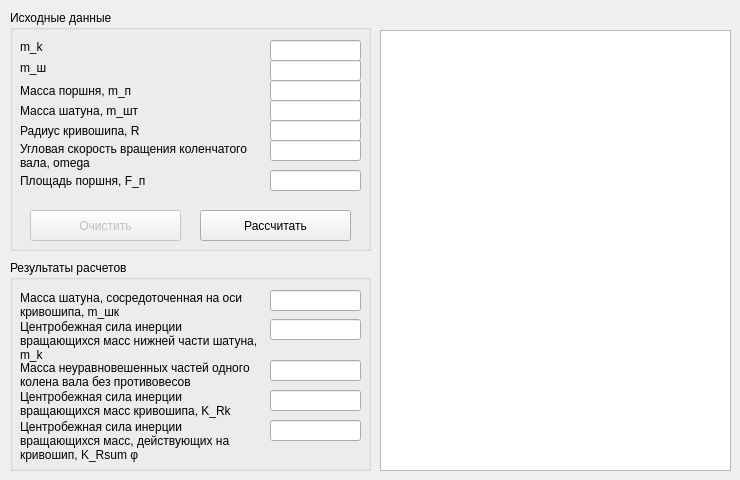
      <widget class="QWidget" name="tab_18">
       <attribute name="title">
        <string>Силы инерции</string>
       </attribute>
       <widget class="QGroupBox" name="groupBox_9">
        <property name="geometry">
         <rect>
          <x>10</x>
          <y>10</y>
          <width>361</width>
          <height>241</height>
         </rect>
        </property>
        <property name="title">
         <string>Исходные данные</string>
        </property>
        <widget class="QPushButton" name="pushButton_12">
         <property name="enabled">
          <bool>false</bool>
         </property>
         <property name="geometry">
          <rect>
           <x>20</x>
           <y>200</y>
           <width>151</width>
           <height>31</height>
          </rect>
         </property>
         <property name="text">
          <string>Очистить</string>
         </property>
        </widget>
        <widget class="QLineEdit" name="param_dinam_mp">
         <property name="geometry">
          <rect>
           <x>260</x>
           <y>70</y>
           <width>91</width>
           <height>21</height>
          </rect>
         </property>
         <property name="maximumSize">
          <size>
           <width>100</width>
           <height>16777215</height>
          </size>
         </property>
         <property name="text">
          <string/>
         </property>
        </widget>
        <widget class="QLabel" name="label_173">
         <property name="geometry">
          <rect>
           <x>10</x>
           <y>70</y>
           <width>161</width>
           <height>21</height>
          </rect>
         </property>
         <property name="text">
          <string>Масса поршня, m_п</string>
         </property>
        </widget>
        <widget class="QPushButton" name="_btn_CalcDinam">
         <property name="geometry">
          <rect>
           <x>190</x>
           <y>200</y>
           <width>151</width>
           <height>31</height>
          </rect>
         </property>
         <property name="text">
          <string>Рассчитать</string>
         </property>
        </widget>
        <widget class="QLineEdit" name="param_dinam_msh">
         <property name="geometry">
          <rect>
           <x>260</x>
           <y>50</y>
           <width>91</width>
           <height>21</height>
          </rect>
         </property>
         <property name="maximumSize">
          <size>
           <width>100</width>
           <height>16777215</height>
          </size>
         </property>
         <property name="text">
          <string/>
         </property>
        </widget>
        <widget class="QLabel" name="label_178">
         <property name="geometry">
          <rect>
           <x>10</x>
           <y>51</y>
           <width>211</width>
           <height>21</height>
          </rect>
         </property>
         <property name="text">
          <string>m_ш</string>
         </property>
         <property name="scaledContents">
          <bool>false</bool>
         </property>
         <property name="alignment">
          <set>Qt::AlignLeading|Qt::AlignLeft|Qt::AlignTop</set>
         </property>
         <property name="wordWrap">
          <bool>true</bool>
         </property>
        </widget>
        <widget class="QLabel" name="label_174">
         <property name="geometry">
          <rect>
           <x>10</x>
           <y>90</y>
           <width>161</width>
           <height>21</height>
          </rect>
         </property>
         <property name="text">
          <string>Масса шатуна, m_шт</string>
         </property>
        </widget>
        <widget class="QLineEdit" name="param_dinam_msht">
         <property name="geometry">
          <rect>
           <x>260</x>
           <y>90</y>
           <width>91</width>
           <height>21</height>
          </rect>
         </property>
         <property name="maximumSize">
          <size>
           <width>100</width>
           <height>16777215</height>
          </size>
         </property>
         <property name="text">
          <string/>
         </property>
        </widget>
        <widget class="QLineEdit" name="param_dinam_R">
         <property name="geometry">
          <rect>
           <x>260</x>
           <y>110</y>
           <width>91</width>
           <height>21</height>
          </rect>
         </property>
         <property name="maximumSize">
          <size>
           <width>100</width>
           <height>16777215</height>
          </size>
         </property>
         <property name="text">
          <string/>
         </property>
        </widget>
        <widget class="QLabel" name="label_175">
         <property name="geometry">
          <rect>
           <x>10</x>
           <y>110</y>
           <width>161</width>
           <height>21</height>
          </rect>
         </property>
         <property name="text">
          <string>Радиус кривошипа, R</string>
         </property>
        </widget>
        <widget class="QLineEdit" name="param_dinam_omega">
         <property name="geometry">
          <rect>
           <x>260</x>
           <y>130</y>
           <width>91</width>
           <height>21</height>
          </rect>
         </property>
         <property name="maximumSize">
          <size>
           <width>100</width>
           <height>16777215</height>
          </size>
         </property>
         <property name="text">
          <string/>
         </property>
        </widget>
        <widget class="QLabel" name="label_176">
         <property name="geometry">
          <rect>
           <x>10</x>
           <y>130</y>
           <width>231</width>
           <height>31</height>
          </rect>
         </property>
         <property name="text">
          <string>Угловая скорость вращения коленчатого вала, omega</string>
         </property>
         <property name="alignment">
          <set>Qt::AlignLeading|Qt::AlignLeft|Qt::AlignVCenter</set>
         </property>
         <property name="wordWrap">
          <bool>true</bool>
         </property>
        </widget>
        <widget class="QLineEdit" name="param_dinam_Fp">
         <property name="geometry">
          <rect>
           <x>260</x>
           <y>160</y>
           <width>91</width>
           <height>21</height>
          </rect>
         </property>
         <property name="maximumSize">
          <size>
           <width>100</width>
           <height>16777215</height>
          </size>
         </property>
         <property name="text">
          <string/>
         </property>
        </widget>
        <widget class="QLabel" name="label_177">
         <property name="geometry">
          <rect>
           <x>10</x>
           <y>160</y>
           <width>161</width>
           <height>21</height>
          </rect>
         </property>
         <property name="text">
          <string>Площадь поршня, F_п</string>
         </property>
        </widget>
        <widget class="QLabel" name="label_185">
         <property name="geometry">
          <rect>
           <x>10</x>
           <y>30</y>
           <width>211</width>
           <height>21</height>
          </rect>
         </property>
         <property name="text">
          <string>m_k</string>
         </property>
         <property name="scaledContents">
          <bool>false</bool>
         </property>
         <property name="alignment">
          <set>Qt::AlignLeading|Qt::AlignLeft|Qt::AlignTop</set>
         </property>
         <property name="wordWrap">
          <bool>true</bool>
         </property>
        </widget>
        <widget class="QLineEdit" name="param_dinam_mk0">
         <property name="geometry">
          <rect>
           <x>260</x>
           <y>30</y>
           <width>91</width>
           <height>21</height>
          </rect>
         </property>
         <property name="maximumSize">
          <size>
           <width>100</width>
           <height>16777215</height>
          </size>
         </property>
         <property name="text">
          <string/>
         </property>
        </widget>
       </widget>
       <widget class="QGroupBox" name="groupBox_10">
        <property name="geometry">
         <rect>
          <x>10</x>
          <y>260</y>
          <width>361</width>
          <height>211</height>
         </rect>
        </property>
        <property name="title">
         <string>Результаты расчетов</string>
        </property>
        <widget class="QLabel" name="label_193">
         <property name="geometry">
          <rect>
           <x>10</x>
           <y>31</y>
           <width>241</width>
           <height>31</height>
          </rect>
         </property>
         <property name="text">
          <string>Масса шатуна, со­средоточенная на оси кривошипа, m_шк</string>
         </property>
         <property name="scaledContents">
          <bool>false</bool>
         </property>
         <property name="alignment">
          <set>Qt::AlignLeading|Qt::AlignLeft|Qt::AlignTop</set>
         </property>
         <property name="wordWrap">
          <bool>true</bool>
         </property>
        </widget>
        <widget class="QLineEdit" name="param_dinam_KRsum">
         <property name="geometry">
          <rect>
           <x>260</x>
           <y>160</y>
           <width>91</width>
           <height>21</height>
          </rect>
         </property>
         <property name="maximumSize">
          <size>
           <width>100</width>
           <height>16777215</height>
          </size>
         </property>
         <property name="text">
          <string/>
         </property>
         <property name="readOnly">
          <bool>true</bool>
         </property>
        </widget>
        <widget class="QLabel" name="label_179">
         <property name="geometry">
          <rect>
           <x>10</x>
           <y>60</y>
           <width>241</width>
           <height>51</height>
          </rect>
         </property>
         <property name="text">
          <string>Центробежная сила инерции вращающихся масс нижней части шатуна, m_k</string>
         </property>
         <property name="scaledContents">
          <bool>false</bool>
         </property>
         <property name="alignment">
          <set>Qt::AlignLeading|Qt::AlignLeft|Qt::AlignTop</set>
         </property>
         <property name="wordWrap">
          <bool>true</bool>
         </property>
        </widget>
        <widget class="QLineEdit" name="param_dinam_mshk">
         <property name="geometry">
          <rect>
           <x>260</x>
           <y>30</y>
           <width>91</width>
           <height>21</height>
          </rect>
         </property>
         <property name="maximumSize">
          <size>
           <width>100</width>
           <height>16777215</height>
          </size>
         </property>
         <property name="text">
          <string/>
         </property>
         <property name="readOnly">
          <bool>true</bool>
         </property>
        </widget>
        <widget class="QLineEdit" name="param_dinam_KRsh">
         <property name="geometry">
          <rect>
           <x>260</x>
           <y>100</y>
           <width>91</width>
           <height>21</height>
          </rect>
         </property>
         <property name="maximumSize">
          <size>
           <width>100</width>
           <height>16777215</height>
          </size>
         </property>
         <property name="text">
          <string/>
         </property>
         <property name="readOnly">
          <bool>true</bool>
         </property>
        </widget>
        <widget class="QLabel" name="label_182">
         <property name="geometry">
          <rect>
           <x>10</x>
           <y>101</y>
           <width>251</width>
           <height>51</height>
          </rect>
         </property>
         <property name="text">
          <string>Масса неуравновешенных частей одного колена вала без противовесов</string>
         </property>
         <property name="scaledContents">
          <bool>false</bool>
         </property>
         <property name="alignment">
          <set>Qt::AlignLeading|Qt::AlignLeft|Qt::AlignTop</set>
         </property>
         <property name="wordWrap">
          <bool>true</bool>
         </property>
        </widget>
        <widget class="QLineEdit" name="param_dinam_mk">
         <property name="geometry">
          <rect>
           <x>260</x>
           <y>59</y>
           <width>91</width>
           <height>21</height>
          </rect>
         </property>
         <property name="maximumSize">
          <size>
           <width>100</width>
           <height>16777215</height>
          </size>
         </property>
         <property name="text">
          <string/>
         </property>
         <property name="readOnly">
          <bool>true</bool>
         </property>
        </widget>
        <widget class="QLineEdit" name="param_dinam_KRk">
         <property name="geometry">
          <rect>
           <x>260</x>
           <y>130</y>
           <width>91</width>
           <height>21</height>
          </rect>
         </property>
         <property name="maximumSize">
          <size>
           <width>100</width>
           <height>16777215</height>
          </size>
         </property>
         <property name="text">
          <string/>
         </property>
         <property name="readOnly">
          <bool>true</bool>
         </property>
        </widget>
        <widget class="QLabel" name="label_184">
         <property name="geometry">
          <rect>
           <x>10</x>
           <y>160</y>
           <width>241</width>
           <height>51</height>
          </rect>
         </property>
         <property name="text">
          <string>Центробежная сила инерции вращающихся масс, действующих на кривошип, K_Rsum φ</string>
         </property>
         <property name="scaledContents">
          <bool>false</bool>
         </property>
         <property name="alignment">
          <set>Qt::AlignLeading|Qt::AlignLeft|Qt::AlignTop</set>
         </property>
         <property name="wordWrap">
          <bool>true</bool>
         </property>
        </widget>
        <widget class="QLabel" name="label_183">
         <property name="geometry">
          <rect>
           <x>10</x>
           <y>130</y>
           <width>241</width>
           <height>31</height>
          </rect>
         </property>
         <property name="text">
          <string>Центробежная сила инерции вращающихся масс кривошипа, K_Rk</string>
         </property>
         <property name="scaledContents">
          <bool>false</bool>
         </property>
         <property name="alignment">
          <set>Qt::AlignLeading|Qt::AlignLeft|Qt::AlignTop</set>
         </property>
         <property name="wordWrap">
          <bool>true</bool>
         </property>
        </widget>
       </widget>
       <widget class="QTableWidget" name="table_dinam_Pphi">
        <property name="geometry">
         <rect>
          <x>380</x>
          <y>30</y>
          <width>351</width>
          <height>441</height>
         </rect>
        </property>
       </widget>
      </widget>
